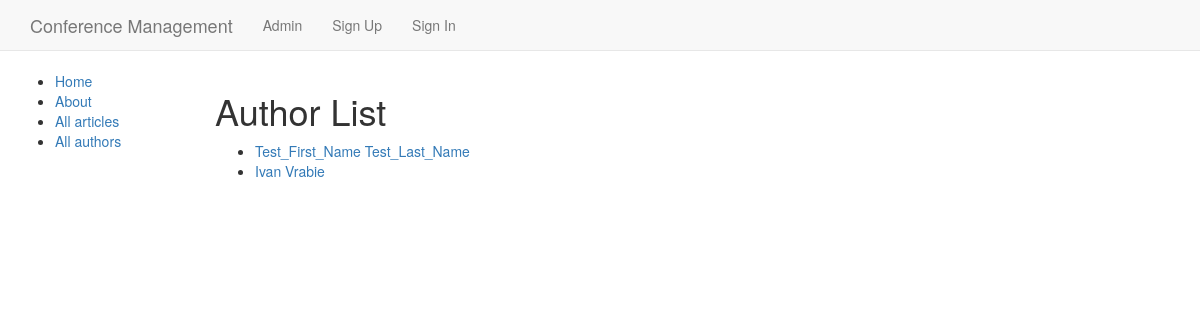
Screenshot of /authors/ with the database file from the repository.
### dappx/models.py (models this page shows, shortened)
class Author(models.Model):
    first_name = models.CharField(max_length=100)
    last_name = models.CharField(max_length=100)
    date_of_birth = models.DateField(null=True, blank=True)
    date_of_death = models.DateField('Died', null=True, blank=True)
    class Meta:
        ordering = ['last_name', 'first_name']
    def get_absolute_url(self):
        return reverse('author-detail', args=[str(self.id)])

### dappx/views.py (the view)
# urls.py: path('authors/', views.AuthorListView.as_view(), name='authors'),
class AuthorListView(generic.ListView):
    model = Author

### templates/dappx/author_list.html
{% extends "dappx/base.html" %}
{% block content %}
  <h1>Author List</h1>
  {% if author_list %}
  <ul>
    {% for author in author_list %}
      <li>
        <a href="{{ author.get_absolute_url }}">{{ author.first_name }} {{author.last_name}}</a>
      </li>
    {% endfor %}
  </ul>
  {% else %}
    <p>There are no authors! WOW! RLY no authors? .</p>
  {% endif %}
{% endblock %}

### rows the page displays
Author: first_name "Test_First_Name", last_name "Test_Last_Name"
Author: first_name "Ivan", last_name "Vrabie"
